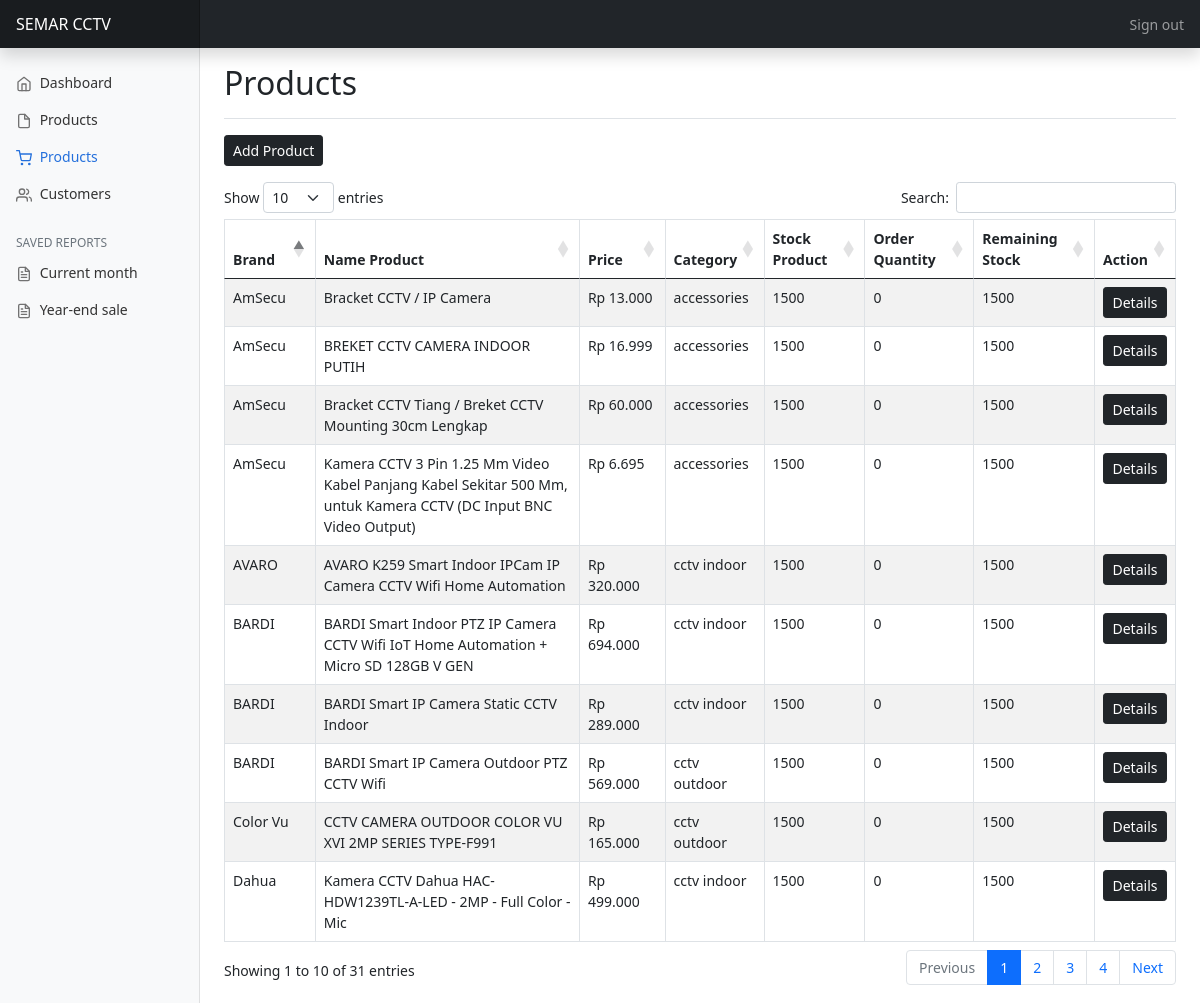
The page /sistem/dashboard.php?page=products (signed in) on the database its author committed.
### tables this page shows
CREATE TABLE `produk` (
  `id` int NOT NULL,
  `uuid` text NOT NULL,
  `slug` text NOT NULL,
  `kategori_produk` enum('cctv indoor','cctv outdoor','accessories') NOT NULL,
  `brand` varchar(255) NOT NULL,
  `nm_produk` text NOT NULL,
  `ket_produk` text NOT NULL,
  `harga` int NOT NULL,
  `stok_produk` int NOT NULL
);

### sistem/api_sistem/func_rupiah.php (called while the page is built)
<?php
function format_rupiah($angka)
{
    $rupiah = "Rp " . number_format($angka, 0, ',', '.');
    return $rupiah;
}

### sistem/next_page/p-products.php (the view, shortened to what this page needs)
<link rel="stylesheet" href="https://cdn.datatables.net/1.13.4/css/dataTables.bootstrap5.min.css">
<div>
    <div class="d-flex justify-content-between flex-wrap flex-md-nowrap align-items-center pt-3 pb-2 mb-3 border-bottom">
        <h1 class="h2">Products</h1>
    </div>
    <div class="mb-3"><button class="btn btn-sm btn-dark" data-bs-toggle="modal" data-bs-target="#addproduct">Add Product</button></div>
    <div class="table-responsive mb-3">
        <table id="data-tabel" class="table table-striped table-bordered" style="width:100%">
            <thead>
                <tr>
                    <th>Brand</th>
                    <th>Name Product</th>
                    <th>Price</th>
                    <th>Category</th>
                    <th>Stock Product</th>
                    <th>Order Quantity</th>
                    <th>Remaining Stock</th>
                    <th>Action</th>
                </tr>
            </thead>
            <tbody>
                <?php
                include './api_sistem/func_rupiah.php';
                $dataPenjualan = mysqli_query($conn, "SELECT
                produk.id,
                produk.kategori_produk,
                produk.brand,
                produk.nm_produk,
                produk.ket_produk,
                produk.harga,
                produk.stok_produk,
                IFNULL(SUM(pesanan_produk.jumlah), 0) AS jumlah_pesanan,
                    CASE
                        WHEN (produk.stok_produk - IFNULL(SUM(pesanan_produk.jumlah), 0)) = 0 THEN 'Empty'
                        ELSE (produk.stok_produk - IFNULL(SUM(pesanan_produk.jumlah), 0))
                    END AS sisa_stok
                FROM produk
                LEFT JOIN pesanan_produk ON produk.id = pesanan_produk.produk_id
                GROUP BY produk.id;
                ");
                while ($dPenjualan = mysqli_fetch_array($dataPenjualan)) {
                ?>
                    <tr>
                        <td><?php echo $dPenjualan['brand']; ?></td>
                        <td><?php echo $dPenjualan['nm_produk']; ?></td>
                        <td><?php echo format_rupiah($dPenjualan['harga']); ?></td>
                        <td><?php echo $dPenjualan['kategori_produk']; ?></td>
                        <td><?php echo $dPenjualan['stok_produk']; ?></td>
                        <td><?php echo $dPenjualan['jumlah_pesanan']; ?></td>
                        <td>
                            <?php
                            if (isset($dPenjualan['sisa_stok']) && $dPenjualan['sisa_stok'] != '') {
                                if ($dPenjualan['sisa_stok'] == 'Empty') {
                                    echo "<span style='color:red;'>" . $dPenjualan['sisa_stok'] . "</span>";
                                } else {
                                    echo $dPenjualan['sisa_stok'];
                                }
                            } else {
                                echo "<span style='color:red;'>Empty</span>";
                            }
                            ?>
                        </td>
                        <td>
                            <div class="d-grid gap-2">
                                <button class="btn btn-sm btn-dark" data-bs-toggle="modal" data-bs-target="#Details-<?php echo $dPenjualan['id']; ?>">Details</button>
                            </div>
                        </td>
                    </tr>
                <?php } ?>
            </tbody>
        </table>
    </div>
</div>

### sistem/dashboard.php (shortened to what this page needs)
<?php
include '../toko_online/koneksi/cf.php';
?>
<!doctype html>
<html lang="en">
<head>
  <link href="sistem/assets/dist/css/bootstrap.min.css" rel="stylesheet">
  <link href="sistem/dashboard.css" rel="stylesheet">
</head>
<body>
  <header class="navbar navbar-dark sticky-top bg-dark flex-md-nowrap p-0 shadow">
    <a class="navbar-brand col-md-3 col-lg-2 me-0 px-3" href="#">SEMAR CCTV</a>
    <div class="navbar-nav">
      <div class="nav-item text-nowrap">
        <a class="nav-link px-3" href="log-out">Sign out</a>
      </div>
    </div>
  </header>
  <div class="container-fluid">
    <div class="row">
      <nav id="sidebarMenu" class="col-md-3 col-lg-2 d-md-block bg-light sidebar collapse">
        <div class="position-sticky pt-3">
          <ul class="nav flex-column">
            <li class="nav-item">
              <a class="nav-link <?php if (!isset($_GET['page']) || $_GET['page'] == 'dashboard') {
                                    echo 'active';
                                  } ?>" aria-current="page" href="?page=dashboard">
                <span data-feather="home"></span>
                Dashboard
              </a>
            </li>
            <li class="nav-item">
              <a class="nav-link <?php if (isset($_GET['page']) && $_GET['page'] == 'orders') {
                                    echo 'active';
                                  } ?>" href="?page=orders">
                <span data-feather="file"></span>
                Products
              </a>
            </li>
            <li class="nav-item">
              <a class="nav-link <?php if (isset($_GET['page']) && $_GET['page'] == 'products') {
                                    echo 'active';
                                  } ?>" href="?page=products">
                <span data-feather="shopping-cart"></span>
                Products
              </a>
            </li>
            <li class="nav-item">
              <a class="nav-link <?php if (isset($_GET['page']) && $_GET['page'] == 'customers') {
                                    echo 'active';
                                  } ?>" href="?page=customers">
                <span data-feather="users"></span>
                Customers
              </a>
            </li>
          </ul>
          <h6 class="sidebar-heading d-flex justify-content-between align-items-center px-3 mt-4 mb-1 text-muted">
            <span>Saved reports</span>
          </h6>
          <ul class="nav flex-column mb-2">
            <li class="nav-item">
              <a class="nav-link" href="unduh-bulan-ini" target="_blank">
                <span data-feather="file-text"></span>
                Current month
              </a>
            </li>
            <li class="nav-item">
              <a class="nav-link" href="unduh-tahun-ini" target="_blank">
                <span data-feather="file-text"></span>
                Year-end sale
              </a>
            </li>
          </ul>
        </div>
      </nav>
      <main class="col-md-9 ms-sm-auto col-lg-10 px-md-4">
        <?php
        @$page = $_GET['page'];
        if (!empty($page)) {
          switch ($page) {
            case 'products':
              include "next_page/p-products.php";
              break;
          }
        } else {
          include "next_page/p-dashboard.php";
        }
        ?>
      </main>
    </div>
  </div>
</body>
</html>

### sistem/dashboard.css (style rules this page uses)
body { font-size: .875rem; }
.feather { width: 16px; height: 16px; vertical-align: text-bottom; }
.sidebar { position: fixed; top: 0; bottom: 0; left: 0; z-index: 100; padding: 48px 0 0; box-shadow: inset -1px 0 0 rgba(0, 0, 0, .1); }
.sidebar .nav-link { font-weight: 500; color: #333; }
.sidebar .nav-link .feather { margin-right: 4px; color: #727272; }
.sidebar .nav-link.active { color: #2470dc; }
.sidebar .nav-link:hover .feather, .sidebar .nav-link.active .feather { color: inherit; }
.sidebar-heading { font-size: .75rem; text-transform: uppercase; }
.navbar-brand { padding-top: .75rem; padding-bottom: .75rem; font-size: 1rem; background-color: rgba(0, 0, 0, .25); box-shadow: inset -1px 0 0 rgba(0, 0, 0, .25); }

### rows shown on the page
produk: brand "AmSecu", nm_produk "Bracket CCTV / IP Camera", harga "Rp 13.000", kategori_produk "accessories", stok_produk "1500", jumlah_pesanan "0", sisa_stok "1500"
produk: brand "AmSecu", nm_produk "BREKET CCTV CAMERA INDOOR PUTIH", harga "Rp 16.999", kategori_produk "accessories", stok_produk "1500", jumlah_pesanan "0", sisa_stok "1500"
produk: brand "AmSecu", nm_produk "Bracket CCTV Tiang / Breket CCTV Mounting 30cm Lengkap", harga "Rp 60.000", kategori_produk "accessories", stok_produk "1500", jumlah_pesanan "0", sisa_stok "1500"
produk: brand "AmSecu", nm_produk "Kamera CCTV 3 Pin 1.25 Mm Video Kabel Panjang Kabel Sekitar 500 Mm, untuk Kamera CCTV (DC Input BNC Video Output)", harga "Rp 6.695", kategori_produk "accessories", stok_produk "1500", jumlah_pesanan "0", sisa_stok "1500"
produk: brand "BARDI", nm_produk "BARDI Smart Indoor PTZ IP Camera CCTV Wifi IoT Home Automation + Micro SD 128GB V GEN", harga "Rp 694.000", kategori_produk "cctv indoor", stok_produk "1500", jumlah_pesanan "0", sisa_stok "1500"
produk: brand "AVARO", nm_produk "AVARO K259 Smart Indoor IPCam IP Camera CCTV Wifi Home Automation", harga "Rp 320.000", kategori_produk "cctv indoor", stok_produk "1500", jumlah_pesanan "0", sisa_stok "1500"
produk: brand "Dahua", nm_produk "Kamera CCTV Dahua HAC-HDW1239TL-A-LED - 2MP - Full Color - Mic", harga "Rp 499.000", kategori_produk "cctv indoor", stok_produk "1500", jumlah_pesanan "0", sisa_stok "1500"
produk: brand "BARDI", nm_produk "BARDI Smart IP Camera Static CCTV Indoor", harga "Rp 289.000", kategori_produk "cctv indoor", stok_produk "1500", jumlah_pesanan "0", sisa_stok "1500"
produk: brand "Color Vu", nm_produk "CCTV CAMERA OUTDOOR COLOR VU XVI 2MP SERIES TYPE-F991", harga "Rp 165.000", kategori_produk "cctv outdoor", stok_produk "1500", jumlah_pesanan "0", sisa_stok "1500"
produk: brand "BARDI", nm_produk "BARDI Smart IP Camera Outdoor PTZ CCTV Wifi", harga "Rp 569.000", kategori_produk "cctv outdoor", stok_produk "1500", jumlah_pesanan "0", sisa_stok "1500"
